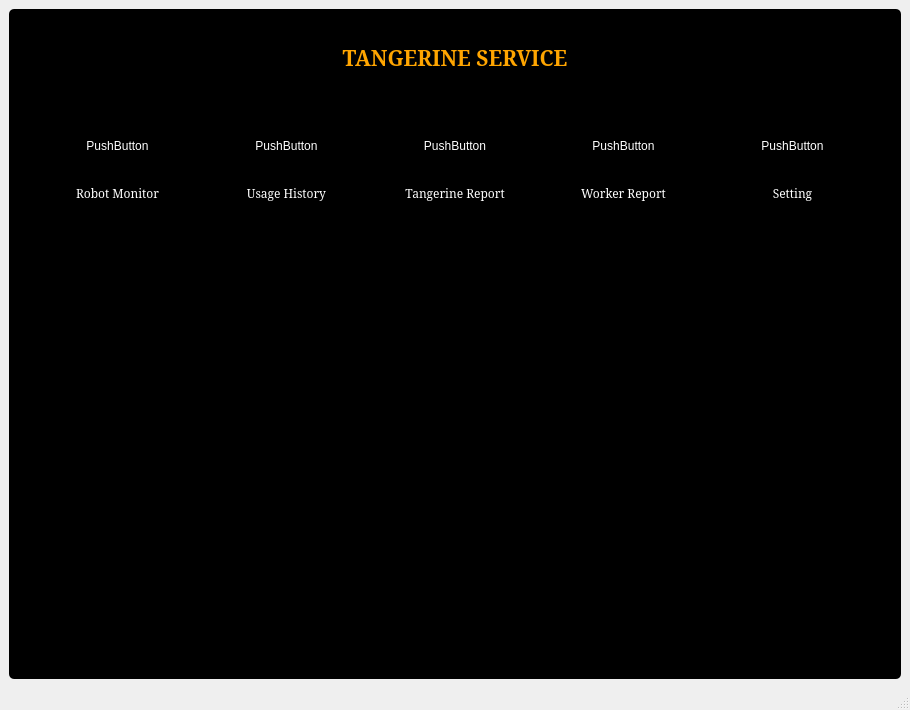
<?xml version="1.0" encoding="UTF-8"?>
<ui version="4.0">
 <class>MainWindow</class>
 <widget class="QMainWindow" name="MainWindow">
  <property name="geometry">
   <rect>
    <x>0</x>
    <y>0</y>
    <width>910</width>
    <height>710</height>
   </rect>
  </property>
  <property name="windowTitle">
   <string>MainWindow</string>
  </property>
  <widget class="QWidget" name="centralwidget">
   <property name="styleSheet">
    <string notr="true">#centralwidget QWidget{
	border-radius: 5px;
	background-color: black;
	color: white;
}</string>
   </property>
   <layout class="QGridLayout" name="gridLayout">
    <item row="0" column="0">
     <widget class="QFrame" name="frame">
      <property name="frameShape">
       <enum>QFrame::StyledPanel</enum>
      </property>
      <property name="frameShadow">
       <enum>QFrame::Raised</enum>
      </property>
      <layout class="QVBoxLayout" name="verticalLayout">
       <item>
        <widget class="QFrame" name="frame_2">
         <property name="frameShape">
          <enum>QFrame::StyledPanel</enum>
         </property>
         <property name="frameShadow">
          <enum>QFrame::Raised</enum>
         </property>
         <layout class="QVBoxLayout" name="verticalLayout_2">
          <item>
           <widget class="QFrame" name="frame_3">
            <property name="sizePolicy">
             <sizepolicy hsizetype="Preferred" vsizetype="Preferred">
              <horstretch>0</horstretch>
              <verstretch>1</verstretch>
             </sizepolicy>
            </property>
            <property name="frameShape">
             <enum>QFrame::StyledPanel</enum>
            </property>
            <property name="frameShadow">
             <enum>QFrame::Raised</enum>
            </property>
            <layout class="QGridLayout" name="gridLayout_2">
             <item row="0" column="0">
              <widget class="QLabel" name="label">
               <property name="font">
                <font>
                 <family>Serif</family>
                 <pointsize>16</pointsize>
                 <weight>75</weight>
                 <bold>true</bold>
                </font>
               </property>
               <property name="styleSheet">
                <string notr="true">color:orange;</string>
               </property>
               <property name="text">
                <string>TANGERINE SERVICE</string>
               </property>
               <property name="alignment">
                <set>Qt::AlignCenter</set>
               </property>
              </widget>
             </item>
            </layout>
           </widget>
          </item>
          <item>
           <widget class="QFrame" name="frame_4">
            <property name="sizePolicy">
             <sizepolicy hsizetype="Preferred" vsizetype="Preferred">
              <horstretch>0</horstretch>
              <verstretch>2</verstretch>
             </sizepolicy>
            </property>
            <property name="frameShape">
             <enum>QFrame::StyledPanel</enum>
            </property>
            <property name="frameShadow">
             <enum>QFrame::Raised</enum>
            </property>
            <layout class="QHBoxLayout" name="horizontalLayout">
             <item>
              <widget class="QFrame" name="frame_6">
               <property name="frameShape">
                <enum>QFrame::StyledPanel</enum>
               </property>
               <property name="frameShadow">
                <enum>QFrame::Raised</enum>
               </property>
               <layout class="QVBoxLayout" name="verticalLayout_3">
                <item>
                 <widget class="QPushButton" name="pushButton">
                  <property name="sizePolicy">
                   <sizepolicy hsizetype="Minimum" vsizetype="MinimumExpanding">
                    <horstretch>0</horstretch>
                    <verstretch>0</verstretch>
                   </sizepolicy>
                  </property>
                  <property name="text">
                   <string>PushButton</string>
                  </property>
                 </widget>
                </item>
                <item>
                 <widget class="QLabel" name="label_2">
                  <property name="sizePolicy">
                   <sizepolicy hsizetype="Preferred" vsizetype="Minimum">
                    <horstretch>0</horstretch>
                    <verstretch>0</verstretch>
                   </sizepolicy>
                  </property>
                  <property name="font">
                   <font>
                    <family>Serif</family>
                   </font>
                  </property>
                  <property name="text">
                   <string>Robot Monitor</string>
                  </property>
                  <property name="alignment">
                   <set>Qt::AlignCenter</set>
                  </property>
                 </widget>
                </item>
               </layout>
              </widget>
             </item>
             <item>
              <widget class="QFrame" name="frame_7">
               <property name="frameShape">
                <enum>QFrame::StyledPanel</enum>
               </property>
               <property name="frameShadow">
                <enum>QFrame::Raised</enum>
               </property>
               <layout class="QVBoxLayout" name="verticalLayout_4">
                <item>
                 <widget class="QPushButton" name="pushButton_2">
                  <property name="sizePolicy">
                   <sizepolicy hsizetype="Minimum" vsizetype="MinimumExpanding">
                    <horstretch>0</horstretch>
                    <verstretch>0</verstretch>
                   </sizepolicy>
                  </property>
                  <property name="text">
                   <string>PushButton</string>
                  </property>
                 </widget>
                </item>
                <item>
                 <widget class="QLabel" name="label_3">
                  <property name="sizePolicy">
                   <sizepolicy hsizetype="Preferred" vsizetype="Minimum">
                    <horstretch>0</horstretch>
                    <verstretch>0</verstretch>
                   </sizepolicy>
                  </property>
                  <property name="font">
                   <font>
                    <family>Serif</family>
                   </font>
                  </property>
                  <property name="text">
                   <string>Usage History</string>
                  </property>
                  <property name="alignment">
                   <set>Qt::AlignCenter</set>
                  </property>
                 </widget>
                </item>
               </layout>
              </widget>
             </item>
             <item>
              <widget class="QFrame" name="frame_8">
               <property name="frameShape">
                <enum>QFrame::StyledPanel</enum>
               </property>
               <property name="frameShadow">
                <enum>QFrame::Raised</enum>
               </property>
               <layout class="QVBoxLayout" name="verticalLayout_5">
                <item>
                 <widget class="QPushButton" name="pushButton_3">
                  <property name="sizePolicy">
                   <sizepolicy hsizetype="Minimum" vsizetype="MinimumExpanding">
                    <horstretch>0</horstretch>
                    <verstretch>0</verstretch>
                   </sizepolicy>
                  </property>
                  <property name="text">
                   <string>PushButton</string>
                  </property>
                 </widget>
                </item>
                <item>
                 <widget class="QLabel" name="label_4">
                  <property name="sizePolicy">
                   <sizepolicy hsizetype="Preferred" vsizetype="Minimum">
                    <horstretch>0</horstretch>
                    <verstretch>0</verstretch>
                   </sizepolicy>
                  </property>
                  <property name="font">
                   <font>
                    <family>Serif</family>
                   </font>
                  </property>
                  <property name="text">
                   <string>Tangerine Report</string>
                  </property>
                  <property name="alignment">
                   <set>Qt::AlignCenter</set>
                  </property>
                 </widget>
                </item>
               </layout>
              </widget>
             </item>
             <item>
              <widget class="QFrame" name="frame_9">
               <property name="frameShape">
                <enum>QFrame::StyledPanel</enum>
               </property>
               <property name="frameShadow">
                <enum>QFrame::Raised</enum>
               </property>
               <layout class="QVBoxLayout" name="verticalLayout_6">
                <item>
                 <widget class="QPushButton" name="pushButton_4">
                  <property name="sizePolicy">
                   <sizepolicy hsizetype="Minimum" vsizetype="MinimumExpanding">
                    <horstretch>0</horstretch>
                    <verstretch>0</verstretch>
                   </sizepolicy>
                  </property>
                  <property name="text">
                   <string>PushButton</string>
                  </property>
                 </widget>
                </item>
                <item>
                 <widget class="QLabel" name="label_5">
                  <property name="sizePolicy">
                   <sizepolicy hsizetype="Preferred" vsizetype="Minimum">
                    <horstretch>0</horstretch>
                    <verstretch>0</verstretch>
                   </sizepolicy>
                  </property>
                  <property name="font">
                   <font>
                    <family>Serif</family>
                   </font>
                  </property>
                  <property name="text">
                   <string>Worker Report</string>
                  </property>
                  <property name="alignment">
                   <set>Qt::AlignCenter</set>
                  </property>
                 </widget>
                </item>
               </layout>
              </widget>
             </item>
             <item>
              <widget class="QFrame" name="frame_10">
               <property name="frameShape">
                <enum>QFrame::StyledPanel</enum>
               </property>
               <property name="frameShadow">
                <enum>QFrame::Raised</enum>
               </property>
               <layout class="QVBoxLayout" name="verticalLayout_7">
                <item>
                 <widget class="QPushButton" name="pushButton_5">
                  <property name="sizePolicy">
                   <sizepolicy hsizetype="Minimum" vsizetype="MinimumExpanding">
                    <horstretch>0</horstretch>
                    <verstretch>0</verstretch>
                   </sizepolicy>
                  </property>
                  <property name="text">
                   <string>PushButton</string>
                  </property>
                 </widget>
                </item>
                <item>
                 <widget class="QLabel" name="label_6">
                  <property name="sizePolicy">
                   <sizepolicy hsizetype="Preferred" vsizetype="Minimum">
                    <horstretch>0</horstretch>
                    <verstretch>0</verstretch>
                   </sizepolicy>
                  </property>
                  <property name="font">
                   <font>
                    <family>Serif</family>
                   </font>
                  </property>
                  <property name="text">
                   <string>Setting</string>
                  </property>
                  <property name="alignment">
                   <set>Qt::AlignCenter</set>
                  </property>
                 </widget>
                </item>
               </layout>
              </widget>
             </item>
            </layout>
           </widget>
          </item>
          <item>
           <widget class="QFrame" name="frame_5">
            <property name="sizePolicy">
             <sizepolicy hsizetype="Preferred" vsizetype="Preferred">
              <horstretch>0</horstretch>
              <verstretch>7</verstretch>
             </sizepolicy>
            </property>
            <property name="frameShape">
             <enum>QFrame::StyledPanel</enum>
            </property>
            <property name="frameShadow">
             <enum>QFrame::Raised</enum>
            </property>
            <layout class="QGridLayout" name="gridLayout_3">
             <item row="0" column="0">
              <widget class="QStackedWidget" name="stackedWidget">
               <property name="currentIndex">
                <number>4</number>
               </property>
               <widget class="QWidget" name="page1">
                <layout class="QGridLayout" name="gridLayout_4">
                 <item row="0" column="0">
                  <widget class="QFrame" name="frame_11">
                   <property name="frameShape">
                    <enum>QFrame::StyledPanel</enum>
                   </property>
                   <property name="frameShadow">
                    <enum>QFrame::Raised</enum>
                   </property>
                   <layout class="QHBoxLayout" name="horizontalLayout_2">
                    <item>
                     <widget class="QFrame" name="frame_12">
                      <property name="sizePolicy">
                       <sizepolicy hsizetype="Preferred" vsizetype="Preferred">
                        <horstretch>7</horstretch>
                        <verstretch>0</verstretch>
                       </sizepolicy>
                      </property>
                      <property name="frameShape">
                       <enum>QFrame::StyledPanel</enum>
                      </property>
                      <property name="frameShadow">
                       <enum>QFrame::Raised</enum>
                      </property>
                      <layout class="QVBoxLayout" name="verticalLayout_8">
                       <item>
                        <widget class="QFrame" name="frame_14">
                         <property name="sizePolicy">
                          <sizepolicy hsizetype="Preferred" vsizetype="Preferred">
                           <horstretch>0</horstretch>
                           <verstretch>4</verstretch>
                          </sizepolicy>
                         </property>
                         <property name="frameShape">
                          <enum>QFrame::StyledPanel</enum>
                         </property>
                         <property name="frameShadow">
                          <enum>QFrame::Raised</enum>
                         </property>
                         <layout class="QVBoxLayout" name="verticalLayout_10"/>
                        </widget>
                       </item>
                       <item>
                        <widget class="QFrame" name="frame_15">
                         <property name="sizePolicy">
                          <sizepolicy hsizetype="Preferred" vsizetype="Preferred">
                           <horstretch>0</horstretch>
                           <verstretch>1</verstretch>
                          </sizepolicy>
                         </property>
                         <property name="frameShape">
                          <enum>QFrame::StyledPanel</enum>
                         </property>
                         <property name="frameShadow">
                          <enum>QFrame::Raised</enum>
                         </property>
                         <layout class="QHBoxLayout" name="horizontalLayout_3">
                          <item>
                           <widget class="QFrame" name="frame_16">
                            <property name="sizePolicy">
                             <sizepolicy hsizetype="Preferred" vsizetype="Preferred">
                              <horstretch>8</horstretch>
                              <verstretch>0</verstretch>
                             </sizepolicy>
                            </property>
                            <property name="frameShape">
                             <enum>QFrame::StyledPanel</enum>
                            </property>
                            <property name="frameShadow">
                             <enum>QFrame::Raised</enum>
                            </property>
                           </widget>
                          </item>
                          <item>
                           <widget class="QFrame" name="frame_17">
                            <property name="sizePolicy">
                             <sizepolicy hsizetype="Preferred" vsizetype="Preferred">
                              <horstretch>2</horstretch>
                              <verstretch>0</verstretch>
                             </sizepolicy>
                            </property>
                            <property name="frameShape">
                             <enum>QFrame::StyledPanel</enum>
                            </property>
                            <property name="frameShadow">
                             <enum>QFrame::Raised</enum>
                            </property>
                           </widget>
                          </item>
                         </layout>
                        </widget>
                       </item>
                      </layout>
                     </widget>
                    </item>
                    <item>
                     <widget class="QFrame" name="frame_13">
                      <property name="sizePolicy">
                       <sizepolicy hsizetype="Preferred" vsizetype="Preferred">
                        <horstretch>3</horstretch>
                        <verstretch>0</verstretch>
                       </sizepolicy>
                      </property>
                      <property name="frameShape">
                       <enum>QFrame::StyledPanel</enum>
                      </property>
                      <property name="frameShadow">
                       <enum>QFrame::Raised</enum>
                      </property>
                     </widget>
                    </item>
                   </layout>
                  </widget>
                 </item>
                </layout>
               </widget>
               <widget class="QWidget" name="page2">
                <layout class="QGridLayout" name="gridLayout_6">
                 <item row="0" column="0">
                  <widget class="QFrame" name="frame_18">
                   <property name="sizePolicy">
                    <sizepolicy hsizetype="Preferred" vsizetype="Preferred">
                     <horstretch>0</horstretch>
                     <verstretch>2</verstretch>
                    </sizepolicy>
                   </property>
                   <property name="frameShape">
                    <enum>QFrame::StyledPanel</enum>
                   </property>
                   <property name="frameShadow">
                    <enum>QFrame::Raised</enum>
                   </property>
                   <layout class="QVBoxLayout" name="verticalLayout_9">
                    <item>
                     <widget class="QFrame" name="frame_20">
                      <property name="sizePolicy">
                       <sizepolicy hsizetype="Preferred" vsizetype="Preferred">
                        <horstretch>0</horstretch>
                        <verstretch>1</verstretch>
                       </sizepolicy>
                      </property>
                      <property name="frameShape">
                       <enum>QFrame::StyledPanel</enum>
                      </property>
                      <property name="frameShadow">
                       <enum>QFrame::Raised</enum>
                      </property>
                      <layout class="QGridLayout" name="gridLayout_8">
                       <item row="0" column="0">
                        <widget class="QTextEdit" name="textEdit">
                         <property name="sizePolicy">
                          <sizepolicy hsizetype="Expanding" vsizetype="Ignored">
                           <horstretch>0</horstretch>
                           <verstretch>1</verstretch>
                          </sizepolicy>
                         </property>
                        </widget>
                       </item>
                       <item row="0" column="1">
                        <widget class="QPushButton" name="pushButton_6">
                         <property name="text">
                          <string>search</string>
                         </property>
                        </widget>
                       </item>
                      </layout>
                     </widget>
                    </item>
                    <item>
                     <widget class="QFrame" name="frame_21">
                      <property name="sizePolicy">
                       <sizepolicy hsizetype="Preferred" vsizetype="Preferred">
                        <horstretch>0</horstretch>
                        <verstretch>9</verstretch>
                       </sizepolicy>
                      </property>
                      <property name="frameShape">
                       <enum>QFrame::StyledPanel</enum>
                      </property>
                      <property name="frameShadow">
                       <enum>QFrame::Raised</enum>
                      </property>
                      <layout class="QGridLayout" name="gridLayout_7">
                       <item row="0" column="0">
                        <widget class="QTableWidget" name="tableWidget">
                         <property name="sizePolicy">
                          <sizepolicy hsizetype="Expanding" vsizetype="Expanding">
                           <horstretch>0</horstretch>
                           <verstretch>9</verstretch>
                          </sizepolicy>
                         </property>
                         <column>
                          <property name="text">
                           <string>User ID</string>
                          </property>
                         </column>
                         <column>
                          <property name="text">
                           <string>Robot ID</string>
                          </property>
                         </column>
                         <column>
                          <property name="text">
                           <string>Section</string>
                          </property>
                         </column>
                         <column>
                          <property name="text">
                           <string>New Column</string>
                          </property>
                         </column>
                         <column>
                          <property name="text">
                           <string>Date</string>
                          </property>
                         </column>
                        </widget>
                       </item>
                      </layout>
                     </widget>
                    </item>
                   </layout>
                  </widget>
                 </item>
                </layout>
               </widget>
               <widget class="QWidget" name="page3">
                <layout class="QGridLayout" name="gridLayout_5">
                 <item row="1" column="0">
                  <widget class="QFrame" name="frame_19">
                   <property name="frameShape">
                    <enum>QFrame::StyledPanel</enum>
                   </property>
                   <property name="frameShadow">
                    <enum>QFrame::Raised</enum>
                   </property>
                   <layout class="QVBoxLayout" name="verticalLayout_11">
                    <item>
                     <widget class="QFrame" name="frame_22">
                      <property name="sizePolicy">
                       <sizepolicy hsizetype="Preferred" vsizetype="Preferred">
                        <horstretch>0</horstretch>
                        <verstretch>1</verstretch>
                       </sizepolicy>
                      </property>
                      <property name="frameShape">
                       <enum>QFrame::StyledPanel</enum>
                      </property>
                      <property name="frameShadow">
                       <enum>QFrame::Raised</enum>
                      </property>
                      <layout class="QGridLayout" name="gridLayout_9">
                       <item row="0" column="0">
                        <widget class="QComboBox" name="comboBox">
                         <item>
                          <property name="text">
                           <string>weekly</string>
                          </property>
                         </item>
                         <item>
                          <property name="text">
                           <string>monthly</string>
                          </property>
                         </item>
                         <item>
                          <property name="text">
                           <string>yearly</string>
                          </property>
                         </item>
                        </widget>
                       </item>
                      </layout>
                     </widget>
                    </item>
                    <item>
                     <widget class="QFrame" name="frame_23">
                      <property name="sizePolicy">
                       <sizepolicy hsizetype="Preferred" vsizetype="Preferred">
                        <horstretch>0</horstretch>
                        <verstretch>9</verstretch>
                       </sizepolicy>
                      </property>
                      <property name="frameShape">
                       <enum>QFrame::StyledPanel</enum>
                      </property>
                      <property name="frameShadow">
                       <enum>QFrame::Raised</enum>
                      </property>
                     </widget>
                    </item>
                   </layout>
                  </widget>
                 </item>
                </layout>
               </widget>
               <widget class="QWidget" name="page4">
                <layout class="QGridLayout" name="gridLayout_10">
                 <item row="0" column="0">
                  <widget class="QFrame" name="frame_24">
                   <property name="frameShape">
                    <enum>QFrame::StyledPanel</enum>
                   </property>
                   <property name="frameShadow">
                    <enum>QFrame::Raised</enum>
                   </property>
                   <layout class="QHBoxLayout" name="horizontalLayout_4">
                    <item>
                     <widget class="QFrame" name="frame_25">
                      <property name="frameShape">
                       <enum>QFrame::StyledPanel</enum>
                      </property>
                      <property name="frameShadow">
                       <enum>QFrame::Raised</enum>
                      </property>
                      <layout class="QVBoxLayout" name="verticalLayout_12">
                       <item>
                        <widget class="QFrame" name="frame_27">
                         <property name="frameShape">
                          <enum>QFrame::StyledPanel</enum>
                         </property>
                         <property name="frameShadow">
                          <enum>QFrame::Raised</enum>
                         </property>
                        </widget>
                       </item>
                       <item>
                        <widget class="QFrame" name="frame_28">
                         <property name="frameShape">
                          <enum>QFrame::StyledPanel</enum>
                         </property>
                         <property name="frameShadow">
                          <enum>QFrame::Raised</enum>
                         </property>
                        </widget>
                       </item>
                       <item>
                        <widget class="QFrame" name="frame_29">
                         <property name="frameShape">
                          <enum>QFrame::StyledPanel</enum>
                         </property>
                         <property name="frameShadow">
                          <enum>QFrame::Raised</enum>
                         </property>
                        </widget>
                       </item>
                      </layout>
                     </widget>
                    </item>
                    <item>
                     <widget class="QFrame" name="frame_26">
                      <property name="frameShape">
                       <enum>QFrame::StyledPanel</enum>
                      </property>
                      <property name="frameShadow">
                       <enum>QFrame::Raised</enum>
                      </property>
                     </widget>
                    </item>
                   </layout>
                  </widget>
                 </item>
                </layout>
               </widget>
               <widget class="QWidget" name="page5">
                <layout class="QGridLayout" name="gridLayout_11">
                 <item row="0" column="0">
                  <widget class="QFrame" name="frame_30">
                   <property name="frameShape">
                    <enum>QFrame::StyledPanel</enum>
                   </property>
                   <property name="frameShadow">
                    <enum>QFrame::Raised</enum>
                   </property>
                  </widget>
                 </item>
                </layout>
               </widget>
              </widget>
             </item>
            </layout>
           </widget>
          </item>
         </layout>
        </widget>
       </item>
      </layout>
     </widget>
    </item>
   </layout>
  </widget>
  <widget class="QMenuBar" name="menubar">
   <property name="geometry">
    <rect>
     <x>0</x>
     <y>0</y>
     <width>910</width>
     <height>24</height>
    </rect>
   </property>
  </widget>
  <widget class="QStatusBar" name="statusbar"/>
 </widget>
 <resources/>
 <connections/>
</ui>
